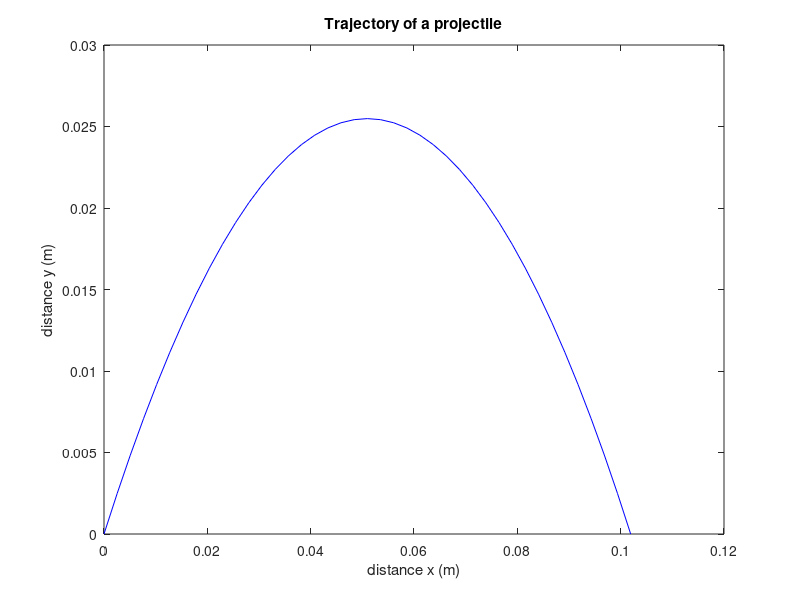

Source code (MATLAB):
%projectile motion
%input
g=9.81; %m/s^2
%initial
x0=0; y0=0;
v0=1; %m/s
vx0=v0/sqrt(2); vy0=v0/sqrt(2); %initial velocities
a0=[0,vx0];
b0=[0,vy0];
theta=pi/4;
%values
tf=((2*vy0)*1/9.81); %flight time
d=vx0*tf; %distance travelled
t=[0 tf]; %time span
%equations
f=@(t,a)[a(2);0];
h=@(t,b)[b(2);-g];
%integration
[t,a]=ode45(f,t,a0);
[t,b]=ode45(h,t,b0);
%plot
plot(a(:,1),b(:,1),'b')
xlabel('distance x (m)')
ylabel('distance y (m)')
title('Trajectory of a projectile')
fprintf('Flight time %f s, distance travelled %f m\n',tf,d)
%equation (to check) graph does match equation
%x=0:0.01:d;
%p=tan(theta); q=(g)/(2*v0^2*cos(theta)*cos(theta));
%y=x.*p-q*x.^2;
%hold on
%plot(x,y,'r')